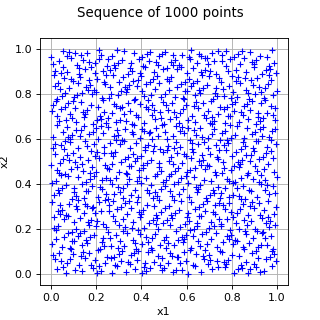

Python code for this plot:
import openturns as ot
from matplotlib import pyplot as plt
from openturns.viewer import View

# Generate points with the given sequence
sequence = ot.ReverseHaltonSequence(2)
sample = sequence.generate(1000)

# Create the graph
graph = ot.Graph("", "x1", "x2", True, "")
cloud = ot.Cloud(sample)
graph.add(cloud)

# Draw the graph
fig = plt.figure(figsize=(4, 4))
plt.suptitle("Sequence of 1000 points")
axis = fig.add_subplot(111)
View(graph, figure=fig, axes=[axis], add_legend=False)
axis.set_xlim(auto=True)
